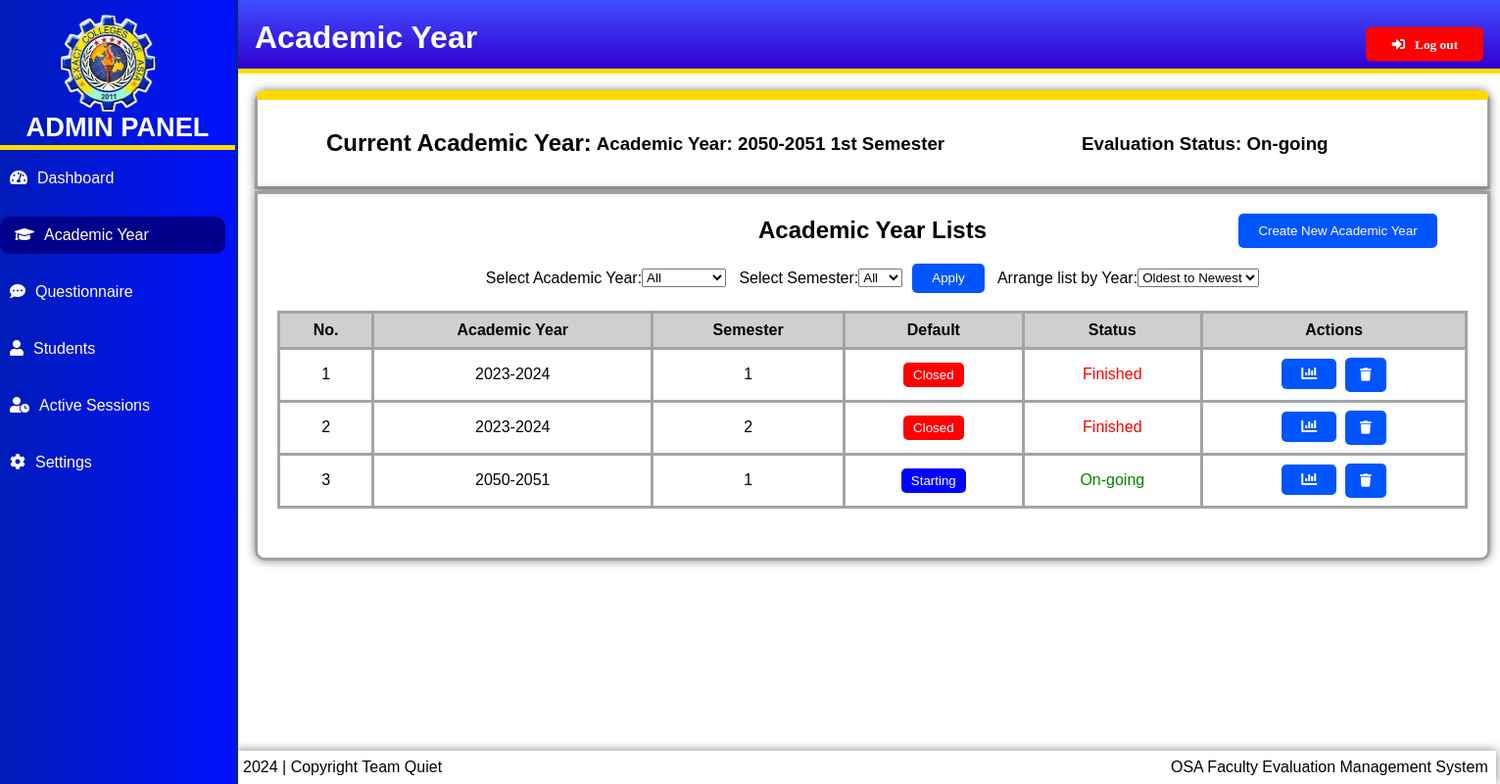
The page /admin/academic_year.php (signed in) on the database its author committed.
### tables this page shows
CREATE TABLE `academic_list` (
  `id` int(30) NOT NULL,
  `year` text NOT NULL,
  `semester` int(1) NOT NULL,
  `default_select` tinyint(1) NOT NULL,
  `status` int(1) NOT NULL
);

### admin/academic_year.php (the view, shortened to what this page needs)
<!DOCTYPE html>
<html lang="en">
<head>
  <link rel="stylesheet" href="styles.css">
  <link rel="stylesheet" href="https://cdnjs.cloudflare.com/ajax/libs/font-awesome/5.15.4/css/all.min.css">
</head>
<body>
  <?php include 'sidebar.php'; ?>
  <div class="content">
    <h1>Academic Year</h1><br><br><br><br>
    <?php
    include('../connection.php');
    $selected_academic_year_query = "SELECT * FROM academic_list WHERE default_select = 1";
    $selected_academic_year_result = mysqli_query($connection, $selected_academic_year_query);
    if ($selected_academic_year_result && mysqli_num_rows($selected_academic_year_result) > 0) {
      $selected_academic_year_row = mysqli_fetch_assoc($selected_academic_year_result);
      $semester_text = "";
      switch ($selected_academic_year_row['semester']) {
        case 1:
          $semester_text = "1st";
          break;
      }
      $evaluation_status = "";
      switch ($selected_academic_year_row['status']) {
        case 2:
          $evaluation_status = "On-going";
          break;
      }
      echo "<div class='box-header'>";
        echo "<div class='current'>";
         echo "<h2>Current Academic Year:</h2>";
         echo "</div>";
         echo "<div class='academic'>";
         echo "<h3>Academic Year: {$selected_academic_year_row['year']} $semester_text Semester</h3>";
         echo "</div>";
         echo "<div class='eval'>";
         echo "<h3>Evaluation Status: $evaluation_status</h3>";
        echo "</div>";
      echo "</div>";
    } else {
      echo "<div class='box-header'>";
      echo "<h2>No current academic year selected.<br></h2><h3>Please select anything from the list</h3>";
      echo "</div>";
    }
    $academic_year_query = "SELECT * FROM academic_list";
    $sort_order = "ASC";
    $academic_year_query .= " ORDER BY year $sort_order";
    $academic_year_result = mysqli_query($connection, $academic_year_query);
    if ($academic_year_result) {
      echo "<div class='box-body'>";
      echo "<button class='button' onclick='openPopup()'>Create New Academic Year</button><br><br>";
      echo "<div>";
      echo "<h2 class='abc'>Academic Year Lists</h2>";
      echo "<label for='academicYear'>Select Academic Year:</label>";
      echo "<select id='academicYear' onchange='filterAcademicYear()'>";
      echo "<option value=''>All</option>";
      echo "</select>";
      echo "<label for='semester'>&nbsp;&nbsp;&nbsp;Select Semester:</label>";
      echo "<select id='semester' onchange='filterSemester()'>";
      echo "<option value=''>All</option>";
      echo "</select>";
      echo "<button onclick='applyFilter()' class='filter-button'>Apply</button>";
      echo "<label for='sortOrder'>&nbsp;&nbsp;&nbsp;Arrange list by Year:</label>";
      echo "<select id='sortOrder' onchange='sortAcademicYears()'>";
      echo "<option value='asc' " . ($_GET['sort'] == 'asc' ? 'selected' : '') . ">Oldest to Newest</option>";
      echo "</select>";
      echo "</div><br>";
      echo "<table>";
      echo "<thead>";
      echo "<tr>";
      echo "<th>No.</th>";
      echo "<th>Academic Year</th>";
      echo "<th>Semester</th>";
      echo "<th>Default</th>";
      echo "<th>Status</th>";
      echo "<th>Actions</th>";
      echo "</tr>";
      echo "</thead>";
      echo "<tbody>";
      $rowCount = 1;
      while ($row = mysqli_fetch_assoc($academic_year_result)) {
        echo "<tr>";
        echo "<td>{$rowCount}</td>";
        echo "<td>{$row['year']}</td>";
        echo "<td>{$row['semester']}</td>";
        $rowCount++;
        echo "<td>";
        if ($row['default_select'] == 1) {
          echo "<button class='default-button default-yes' id='default-{$row['id']}' onclick='toggleDefaultAcademicYear({$row['id']})'>Starting</button>";
        } else {
          echo "<button class='default-button default-no' id='default-{$row['id']}' onclick='toggleDefaultAcademicYear({$row['id']})'>Closed</button>";
        }
        echo "</td>";
        $status = '';
        switch ($row['status']) {
          case 0:
            $status = '<span class="red">Finished</span>';
            break;
          case 2:
            $status = '<span class="green">On-going</span>';
            break;
        }
        echo "<td>{$status}</td>";
        echo "<td>";
        echo "<a href='manage_academic.php?id={$row['id']}' class='view'><i class='fas fa-chart-bar'></i></a>&nbsp;&nbsp;";
        echo "<button class='delete-button' onclick='deleteAcademicYear({$row['id']})'><i class='fas fa-trash'></i></button>";
        echo "</td>";
        echo "</tr>";
      }
      echo "</tbody>";
      echo "</table>";
      echo "</div>";
    } else {
      echo "<p>No academic years found</p>";
    }
    ?>
  </div>
</body>
</html>

### admin/styles.css (style rules this page uses)
body { margin: 0; padding: 0; border: none; outline: none; box-sizing: border-box; font-family: "Poppins", sans-serif; display: flex; }
.content { margin-left: 170px; padding: 20px 80px; z-index: 0; width: 1000px; }
button { background-color: #0055ff; color: rgb(255, 255, 255); padding: 10px 20px; border: none; cursor: pointer; border-radius: 5px; }
.button { background-color: #0055ff; color: rgb(255, 255, 255); padding: 10px 20px; border: none; cursor: pointer; border-radius: 5px; }
.content h1 { background: linear-gradient(to bottom, rgb(66, 78, 255), rgb(49, 0, 208)); width: 3000px; height: 30px; padding: 20px; position: fixed; margin-top: -30px; margin-left: -10px; color: white; top: 30px; border-bottom: 5px solid #ffdd00; z-index: 3; }
table { width: 107%; border-collapse: collapse; margin-bottom: 30px; table-layout: auto; }
th, td { border: 3px solid #a4a4a4; padding: 8px; text-align: center; width: auto; }
th { background-color: #cfcfcf; }
.box-body { border-bottom-left-radius: 10px; border-bottom-right-radius: 10px; height: auto; width: 100%; border: 3px solid #a0a0a0; text-align: center; padding: 20px; box-shadow: 0 0 10px rgba(0, 0, 0, 0.5); margin-left: 10px; }
.box-header { height: auto; width: 100%; border-top-right-radius: 10px; border-top-left-radius: 10px; text-align: center; padding: 20px; box-shadow: 0 0 10px rgba(0, 0, 0, 0.5); margin-bottom: 2px; border: 3px solid #a0a0a0; border-top: 10px solid #ffd900; margin-left: 10px; }

### admin/academic_year.php (style rules this page uses)
.box-body { width: 240%!important; height: 55%!important; }
table { width: 100%!important; border-collapse: collapse; }
th, td { padding: 3px; text-align: left; border-bottom: 1px solid #ddd; }
th { background-color: #f2f2f2; }
.green { color: green; }
.red { color: red; }
.default-button { padding: 5px 10px; border: none; border-radius: 5px; cursor: pointer; }
.default-yes { background-color: blue; color: white; }
.default-no { background-color: red; color: white; }
.box-header { display: flex; padding-top: 5px!important; padding-bottom: 5px!important; margin-right: -70px; width: 1215px!important; }
.box-body { height: auto!important; width: 1215px!important; margin-right: -70px; margin-bottom: 20px; }
.view { background-color: #0055ff; color: rgb(255, 255, 255); padding: 7px 20px; border: none; cursor: pointer; border-radius: 5px; }
.filter-button { margin-left: 10px; height: 30px; padding: 7px 20px; }
.current { margin: 5px 5px 5px 50px; }
.academic { margin: 10px 20px 5px 0px; }
.eval { margin: 10px 20px 5px 120px; }
.button { margin-left: 950px!important; margin-bottom: 0pc!important; }
.abc { margin-top: -50px; }
.delete-button { padding: 10px 15px 10px 15px; }

### rows shown on the page
academic_list: year "2050-2051", semester "1st", status "On-going", semester "1"
academic_list: year "2023-2024", semester "1", status "Finished"
academic_list: year "2023-2024", semester "2", status "Finished"
